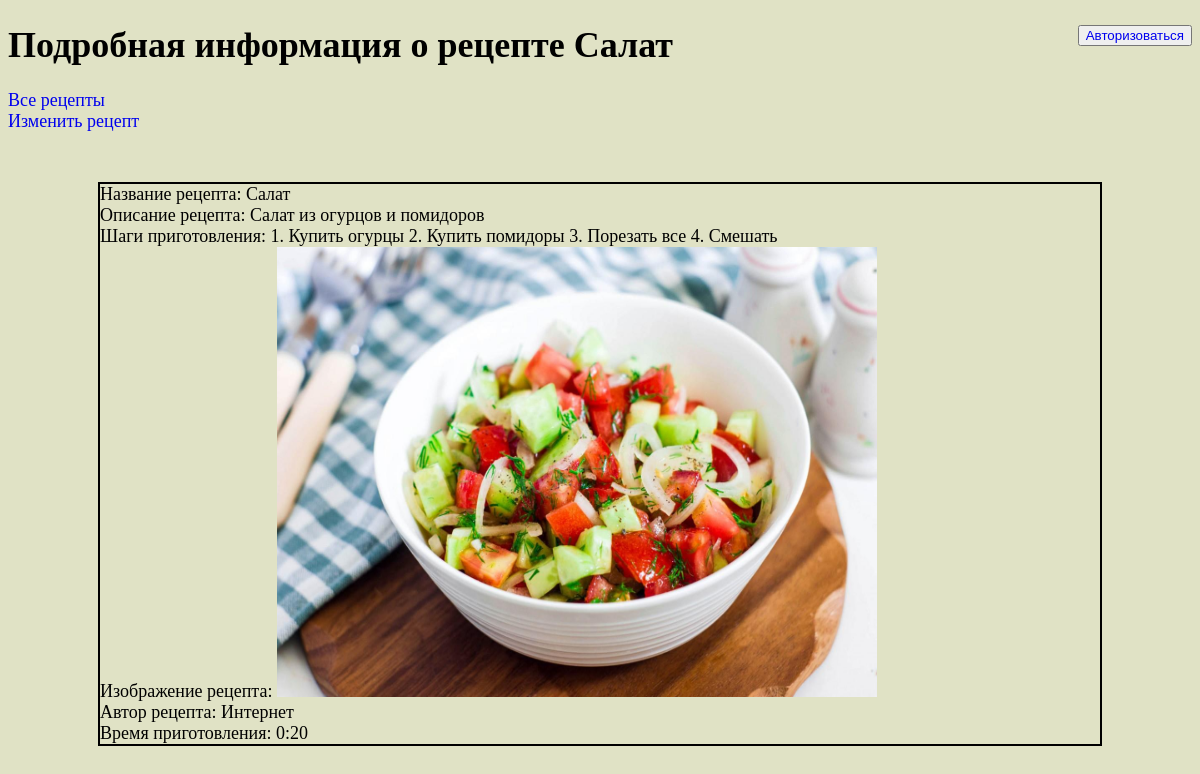
/main/receipt_details/7, run on the app's committed database.
### main/models.py (models this page shows, shortened)
class Receipt(models.Model):
    name = models.CharField(max_length=30, verbose_name="Название")
    description = models.TextField(blank=True, verbose_name="Описание")
    cooking_steps = models.TextField(verbose_name="Шаги приготовления")
    cooking_time = models.TimeField(null=True, verbose_name="Время приготовления")
    image = models.ImageField(upload_to='main/static/img/', null=True, blank=True, verbose_name="Изображение")
    author = models.CharField(max_length=50, null=False, verbose_name="Автор")
    user_created = models.ForeignKey(User, on_delete=models.CASCADE, blank=True)

### main/views.py (the view)
# urls.py: path("receipt_details/<int:pk>", DetailReceiptDetailsView.as_view(), name="receipt_details"),
class DetailReceiptDetailsView(DetailView):
    template_name = "main/receipt-details.html"
    model = Receipt
    context_object_name = "receipts"

### main/templates/main/receipt-details.html (shortened to what this page needs)
{% extends "main/index.html" %}
{% block body %}
    <h1>Подробная информация о рецепте {{ receipts.name }}</h1>
    <div><a href="{% url "main:home_page" %}">Все рецепты</a></div>
    <div><a href="{% url "main:update_receipt" pk=object.pk %}">Изменить рецепт</a></div>
    <div class="border_block">
        <div>
            Название рецепта: {{ receipts.name }}
        </div>
        <div>
            Описание рецепта: {{ receipts.description }}
        </div>
        <div>
            Шаги приготовления: {{ receipts.cooking_steps }}
        </div>
        <div>
            Изображение рецепта: {% if receipts.image.url != ""  %}
            <img src="{{ receipts.image.url }}" alt="">
            {% else %}
            Изображение отсутствует
            {% endif %}
        </div>
        <div>
            Автор рецепта: {{ receipts.author }}
        </div>
        <div>
            Время приготовления: <time>{{ receipts.cooking_time }}</time>
        </div>
    </div>
{% endblock %}

### main/static/css/style.css (style rules this page uses)
body { background: #d0d4a8a8; font-size: large; font-family: "Al Bayan"; }
img { height: 450px; width: 600px; }
a { text-decoration: none; }
.border_block { height: 100%; display: flex; flex-direction: column; width: 1000px; margin: 50px auto auto; border: solid black 2px; }

### data on the page
Receipt: name "Салат", description "Салат из огурцов и помидоров", cooking_steps "1. Купить огурцы 2. Купить помидоры 3. Порезать все 4. Смешать", image (picture), author "Интернет", cooking_time "0:20"
